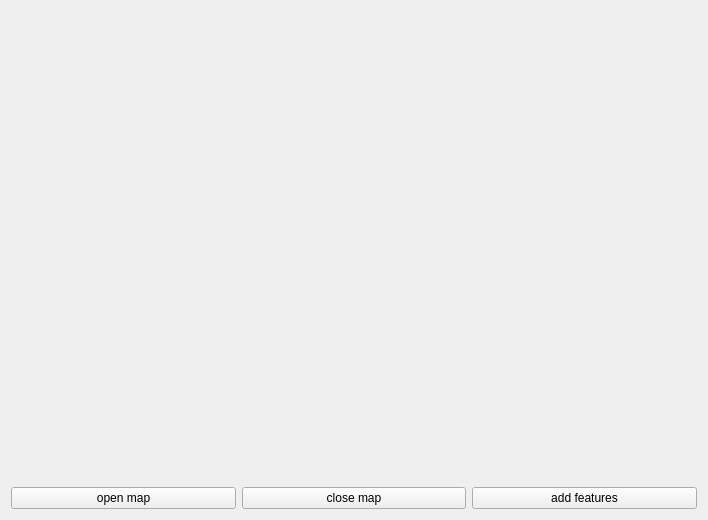
<?xml version="1.0" encoding="UTF-8"?>
<ui version="4.0">
 <class>HaloCaptionWindow</class>
 <widget class="QWidget" name="HaloCaptionWindow">
  <property name="geometry">
   <rect>
    <x>0</x>
    <y>0</y>
    <width>708</width>
    <height>520</height>
   </rect>
  </property>
  <property name="windowTitle">
   <string>Halo caption</string>
  </property>
  <layout class="QHBoxLayout" name="horizontalLayout">
   <item>
    <layout class="QVBoxLayout" name="verticalLayout_2">
     <item>
      <layout class="QHBoxLayout" name="horizontalLayout_2">
       <item>
        <widget class="PwGisWidget" name="pwgiswidget" native="true">
         <property name="sizePolicy">
          <sizepolicy hsizetype="Expanding" vsizetype="Expanding">
           <horstretch>0</horstretch>
           <verstretch>0</verstretch>
          </sizepolicy>
         </property>
        </widget>
       </item>
      </layout>
     </item>
     <item>
      <layout class="QHBoxLayout" name="horizontalLayout_3">
       <item>
        <widget class="QPushButton" name="btnOpenMap">
         <property name="text">
          <string>open map</string>
         </property>
        </widget>
       </item>
       <item>
        <widget class="QPushButton" name="btnCloseMap">
         <property name="text">
          <string>close map</string>
         </property>
        </widget>
       </item>
       <item>
        <widget class="QPushButton" name="btnAddFeatures">
         <property name="text">
          <string>add features</string>
         </property>
        </widget>
       </item>
      </layout>
     </item>
    </layout>
   </item>
  </layout>
 </widget>
 <customwidgets>
  <customwidget>
   <class>PwGisWidget</class>
   <extends>QWidget</extends>
   <header location="global">PwGis/pwgiswidget.h</header>
   <container>1</container>
  </customwidget>
 </customwidgets>
 <resources/>
 <connections/>
</ui>
